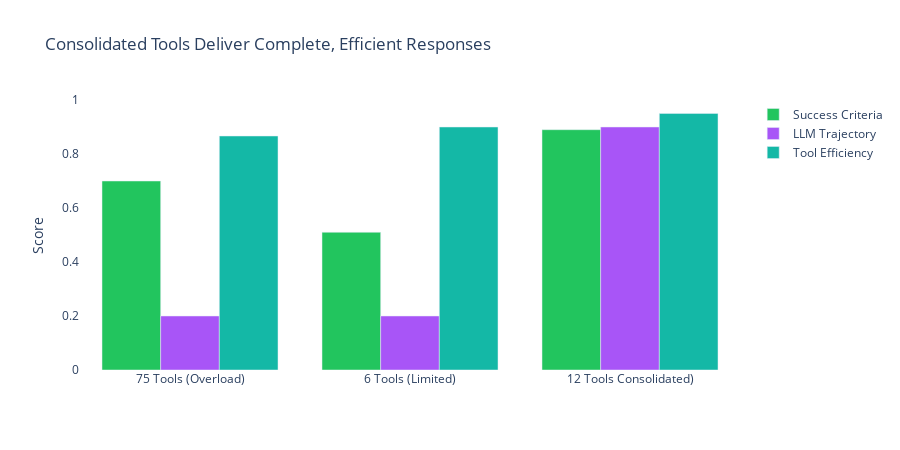
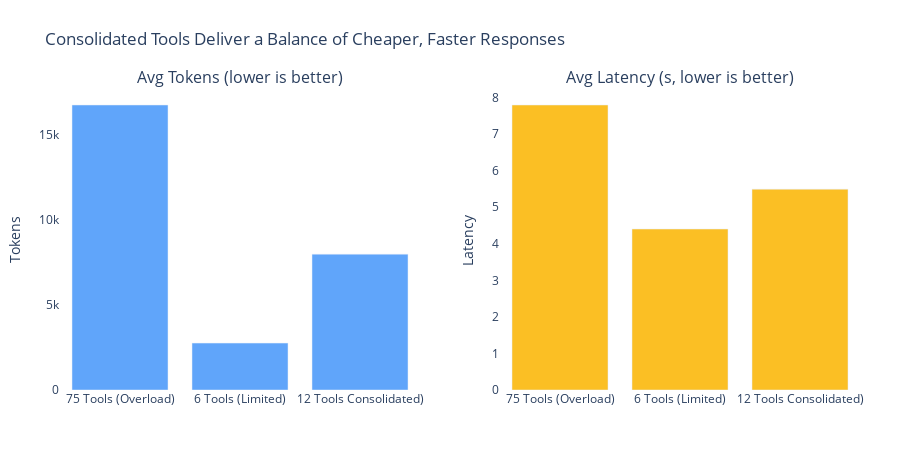

The cell these charts' notebook holds for them, in order:
### Markdown cell above
## Final Comparison

The results reveal the most performant balance is with consolidated tools:

### Code cell
# Plot final comparison across 3 configurations

from context_confusion.utils.plotting import plot_final_comparison

plot_final_comparison(production_metrics, minimal_metrics, optimal_metrics, all_tools)

### Figure 1 — Plotly figure (JSON) as saved in the notebook; plotly's stock layout.template omitted (floating-point values rounded to 4 significant figures)
{"data": [{"marker": {"color": "#22c55e"}, "name": "Success Criteria", "type": "bar", "x": ["75 Tools (Overload)", "6 Tools (Limited)", "12 Tools Consolidated)"], "y": [0.7, 0.51, 0.89]}, {"marker": {"color": "#a855f7"}, "name": "LLM Trajectory", "type": "bar", "x": ["75 Tools (Overload)", "6 Tools (Limited)", "12 Tools Consolidated)"], "y": [0.2, 0.2, 0.9]}, {"marker": {"color": "#14b8a6"}, "name": "Tool Efficiency", "type": "bar", "x": ["75 Tools (Overload)", "6 Tools (Limited)", "12 Tools Consolidated)"], "y": [0.8667, 0.9, 0.95]}], "layout": {"barmode": "group", "height": 450, "paper_bgcolor": "rgba(0,0,0,0)", "plot_bgcolor": "rgba(0,0,0,0)", "showlegend": true, "title": {"text": "Consolidated Tools Deliver Complete, Efficient Responses"}, "yaxis": {"range": [0, 1], "title": {"text": "Score"}}}}

### Figure 2 — Plotly figure (JSON) as saved in the notebook; plotly's stock layout.template omitted (floating-point values rounded to 4 significant figures)
{"data": [{"marker": {"color": "#60a5fa"}, "name": "Avg Tokens", "type": "bar", "x": ["75 Tools (Overload)", "6 Tools (Limited)", "12 Tools Consolidated)"], "xaxis": "x", "y": [16750.0, 2756.0, 7984.0], "yaxis": "y"}, {"marker": {"color": "#fbbf24"}, "name": "Avg Latency (s)", "type": "bar", "x": ["75 Tools (Overload)", "6 Tools (Limited)", "12 Tools Consolidated)"], "xaxis": "x2", "y": [7.794, 4.402, 5.492], "yaxis": "y2"}], "layout": {"annotations": [{"font": {"size": 16}, "showarrow": false, "text": "Avg Tokens (lower is better)", "x": 0.225, "xanchor": "center", "xref": "paper", "y": 1, "yanchor": "bottom", "yref": "paper"}, {"font": {"size": 16}, "showarrow": false, "text": "Avg Latency (s, lower is better)", "x": 0.775, "xanchor": "center", "xref": "paper", "y": 1, "yanchor": "bottom", "yref": "paper"}], "height": 450, "margin": {"b": 60, "l": 60, "r": 40, "t": 90}, "paper_bgcolor": "rgba(0,0,0,0)", "plot_bgcolor": "rgba(0,0,0,0)", "showlegend": false, "title": {"text": "Consolidated Tools Deliver a Balance of Cheaper, Faster Responses"}, "xaxis": {"anchor": "y", "domain": [0, 0.45]}, "xaxis2": {"anchor": "y2", "domain": [0.55, 1]}, "yaxis": {"anchor": "x", "domain": [0, 1], "title": {"text": "Tokens"}}, "yaxis2": {"anchor": "x2", "domain": [0, 1], "title": {"text": "Latency"}}}}
